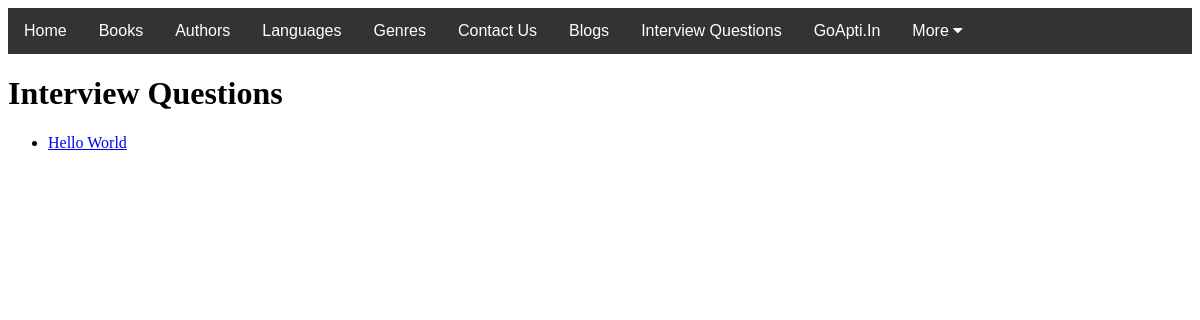
The app's page /catalog/interview/, older data.
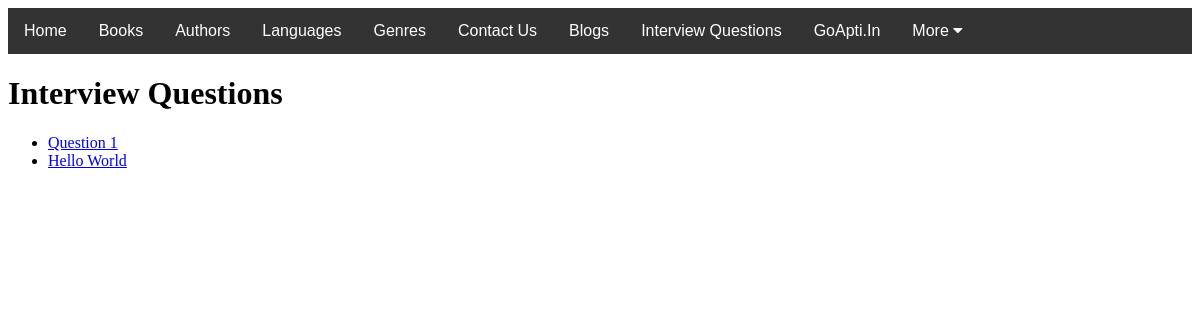
The same page, newer data.
### catalog/models.py (models this page shows)
class Interview(models.Model):
    title = models.CharField(max_length=300, unique=True)
    slug = models.SlugField(max_length=300, unique=True)
    author = models.ForeignKey(User, on_delete=models.CASCADE)
    updated_on = models.DateTimeField(auto_now=True)
    content = models.TextField()
    image = models.ImageField(default="yes")
    created_on = models.DateTimeField(auto_now_add=True)
    status = models.IntegerField(choices=STATUS, default=0)
    class Meta:
        ordering = ['-created_on']
    def __str__(self):
        return self.title
    def get_absolute_url(self):
        return reverse('interview', )

### catalog/views.py (the view)
# urls.py: path('interview/', views.InterviewListView.as_view(), name='interview'),
class InterviewListView(generic.ListView):
    model = Interview
    template_name = 'interview_list.html'

### catalog/templates/catalog/interview_list.html
{% extends "base_generic.html" %}
{% block content %}
  <h1>Interview Questions</h1>
  {% if interview_list %}
  <ul>
    {% for interview in interview_list %}
      <li>
        <a href="{{ interview.get_absolute_url }}">{{ interview }}</a>
      </li>
    {% endfor %}
  </ul>
  {% else %}
    <p>There is nothing in the library.</p>
  {% endif %}
{% endblock %}

### catalog/templates/base_generic.html (shortened to what this page needs)
<!DOCTYPE html>
<html lang="en">
<head>
  <link rel="stylesheet" href="https://cdnjs.cloudflare.com/ajax/libs/font-awesome/4.7.0/css/font-awesome.min.css">
    {% load static %}
  <link rel="stylesheet" href="{% static 'css/styles2.css' %}">
</head>
<body>
<div class="navbar">
  <a class="active" href="{% url 'index' %}">Home</a>
  <a class="active" href="{% url 'books' %}">Books</a>
  <a class="active" href="{% url 'authors' %}">Authors</a>
  <a class="active" href="{% url 'language' %}">Languages</a>
  <a class="active" href="{% url 'genre' %}">Genres</a>
  <a class="active" href="{% url 'visitor' %}">Contact Us</a>
  <a class="active" href="{% url 'blog' %}"> Blogs</a>
  <a class="active" href="{% url 'interview' %}">Interview Questions</a>
  <a class="active" href="https://www.goapti.in/" target="_blank">GoApti.In</a>
  <div class="dropdown">
      {% load static %}
  <button class="dropbtn" onclick="myFunction()">More
    <i class="fa fa-caret-down"></i>
  </button>
  </div>
</div>
  <div class="container-fluid">
    <div class="row">
      <div class="col-sm-10 ">{% block content %}{% endblock %}</div>
    </div>
  </div>
</body>
</html>

### catalog/static/css/styles2.css (style rules this page uses)
.navbar { overflow: hidden; background-color: #333; font-family: Arial, Helvetica, sans-serif; }
.navbar a { float: left; font-size: 16px; color: white; text-align: center; padding: 14px 16px; text-decoration: none; }
.dropdown { float: left; overflow: hidden; }
.dropdown .dropbtn { cursor: pointer; font-size: 16px; border: none; outline: none; color: white; padding: 14px 16px; background-color: inherit; font-family: inherit; margin: 0; }

Row changes from the older to the newer data that the page shows:
added Interview: title "Question 1"
